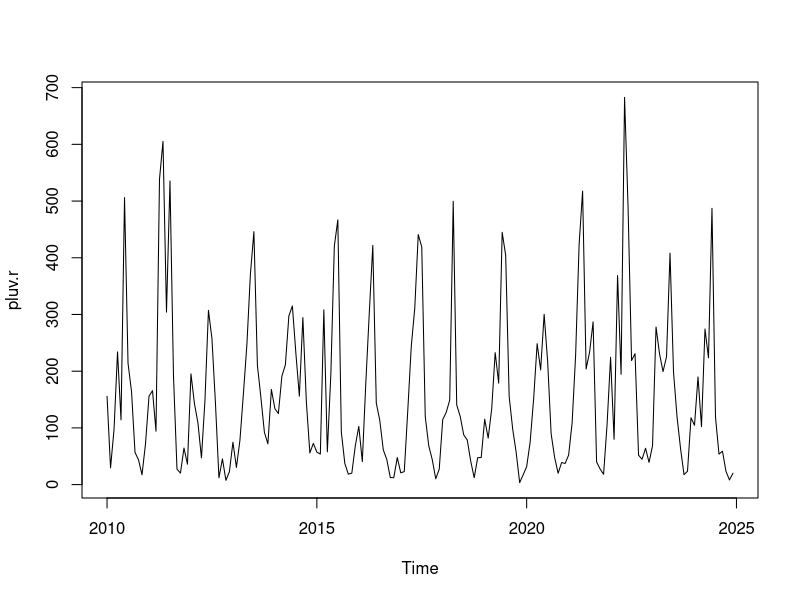
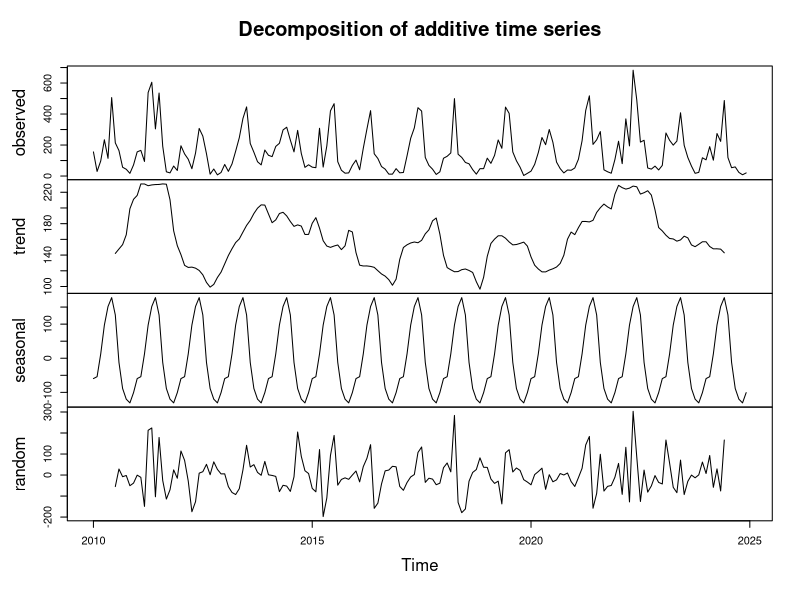
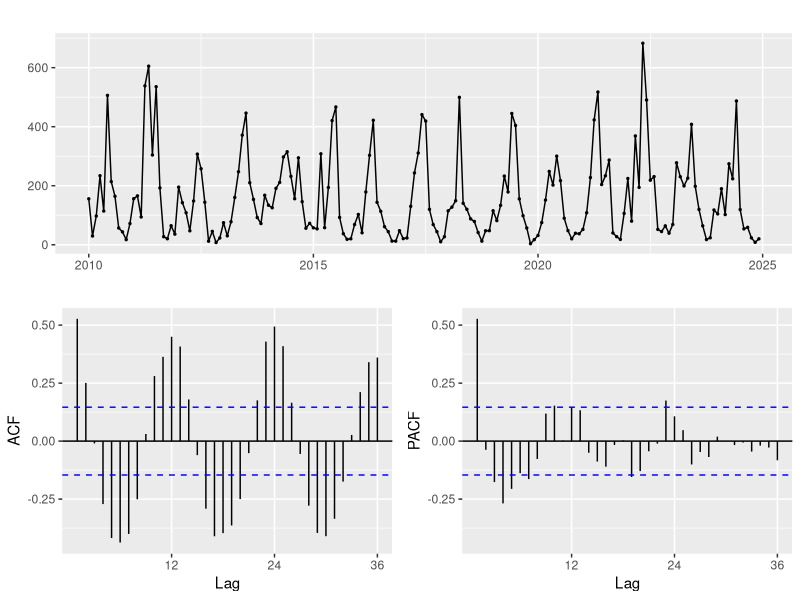
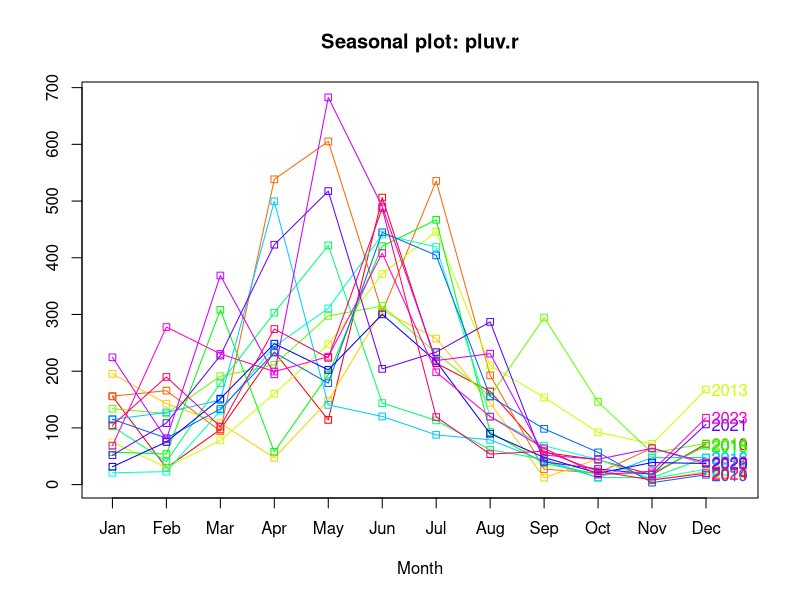
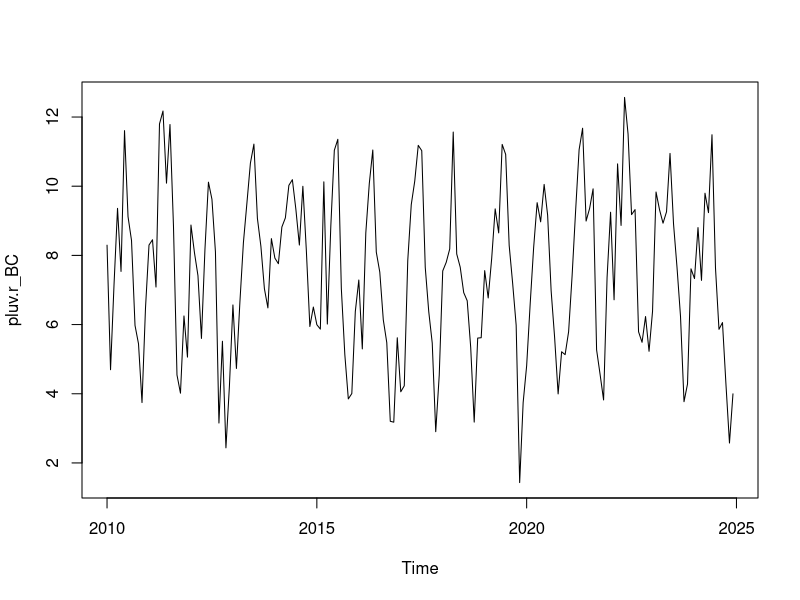
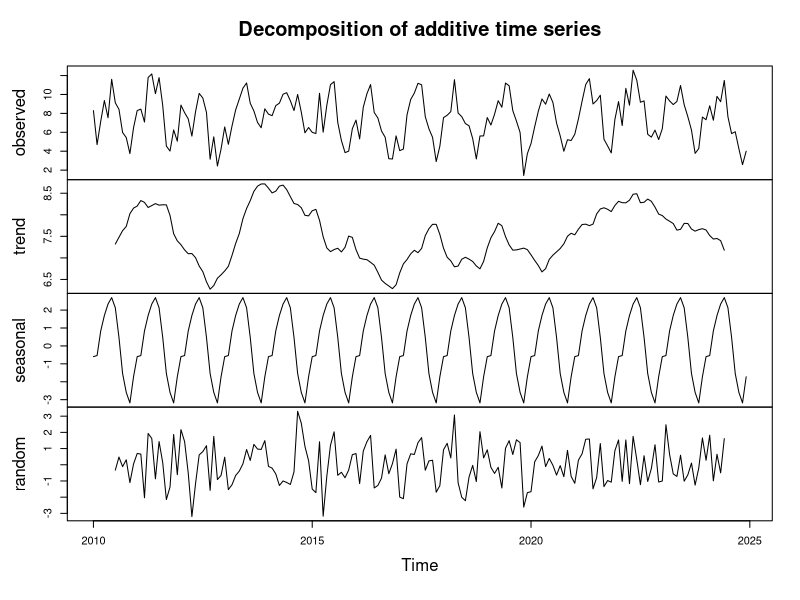
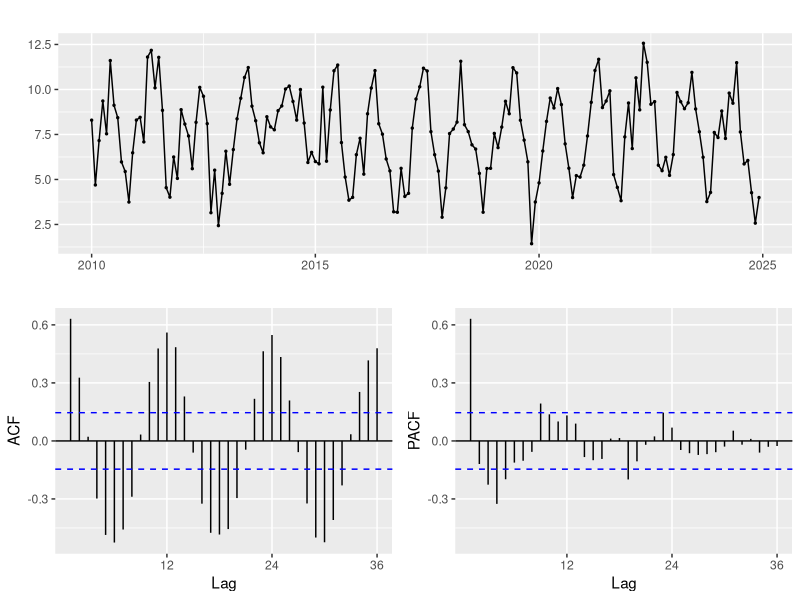
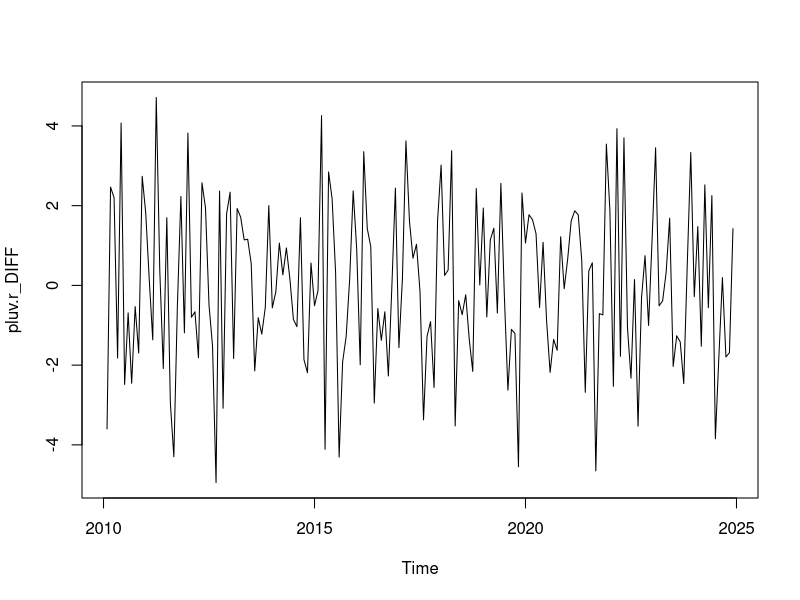

These charts were generated, in order, by the following R code: (Note: this script raises an error after producing the figures.)
# DADOS ATMOSFÉRICOS

# Carregamento dos Dados
library(readxl)
dados <- read_excel("ATM.xlsx", sheet = 11) 
dados
str(dados)

# Previsão de Ventos no Porto do Recife - Próximos 12 meses
# Modelagem SARIMA - Ventos no Porto do Recife
# Pacotes
if(!require(forecast))install.packages("forecast")
library(forecast)
if(!require(lmtest))install.packages("lmtest")
library(lmtest)
if(!require(readxl))install.packages("readxl")
library(readxl)
# Dados
pluv.r <- read_excel("ATM.xlsx", sheet = 11)
pluv.r

# Convertendo em ST
pluv.r <- ts(pluv.r,frequency = 12, start = c(2010,1))
pluv.r
str(pluv.r)

ts.plot(pluv.r)

decomp.pluv.r<-decompose(pluv.r)
plot(decomp.pluv.r)

ggtsdisplay(pluv.r)

# Aferição Gráfica de Sazonalidade
seasonplot(pluv.r, col = rainbow(15), year.labels = T, type = "o", 
           pch = 22)

# Transformação Box-Cox
L <- BoxCox.lambda(pluv.r)
L

pluv.r_BC <- BoxCox(pluv.r, lambda = L)
pluv.r_BC

ts.plot(pluv.r_BC)

decomp.pluv.r_BC<-decompose(pluv.r_BC)
plot(decomp.pluv.r_BC)

ggtsdisplay(pluv.r_BC)

# Nº de Integrações (Diferenciações)
ndiffs(pluv.r_BC)
pluv.r_DIFF <- diff(pluv.r_BC,1)
ts.plot(pluv.r_DIFF)

decomp.pluv.r_DIFF<-decompose(pluv.r_DIFF)
plot(decomp.pluv.r_DIFF)

ggtsdisplay(pluv.r_DIFF) # "contar" "p" e "q"

# Nº de Diferenciações Sazonais # usando a série original
nsdiffs(pluv.r) # Acho que tenho que fazer isso com a série original!!!

pluv.r_DIFF2 <- diff(pluv.r,12)
seasonplot(pluv.r_DIFF2, col = rainbow(15), year.labels = T, type = "o", 
           pch = 22)

ggtsdisplay(pluv.r_DIFF2) # "contar" "P" e "Q"

# Ajustando ARIMA/SARIMA
# Separando os Dados em Treino (train) e Teste (test)
pluv.r_train <- ts(pluv.r[1:126], frequency = 12)
pluv.r_train

pluv.r_test <- ts(pluv.r[127:180], frequency = 12)
pluv.r_test

FIT <- Arima(y = pluv.r_train, order = c(1,1,1), seasonal = c(0,1,1), lambda = L)
summary(FIT)

coeftest(FIT)

# Plotar a Série Treino e Acurácia
plot(pluv.r_train)

lines(FIT$fitted, col = "blue")

accuracy(pluv.r_train, FIT$fitted)

# Calcular o coeficiente de determinação (R²)
# Fazer previsões no conjunto de treino
fitted_values <- FIT$fitted
ss_total <- sum((pluv.r_train - mean(pluv.r_train))^2)
ss_residual <- sum((pluv.r_train - fitted_values)^2)
r_squared <- 1 - (ss_residual / ss_total)
r_squared

# Realizando Agora Forecast para 86 Previsões para Compara com o Teste (test)
predi <- forecast(FIT, h = 54)
predi

plot(predi)

# Plotar as Previsões com a Base de Teste
plot(as.numeric(pluv.r_test), type = "l")

lines(as.numeric(predi$mean), col = "red")

accuracy(as.numeric(pluv.r_test), as.numeric(predi$mean))

# Diagnóstico dos Resíduos do Modelo
tsdiag(FIT)

qqnorm(FIT$residuals)
qqline(FIT$residuals, col = "red")

# Fazer 12 previsões além do banco de dados
FIT_full <- Arima(y = pluv.r, order = c(1,1,1), seasonal = c(1,1,0), lambda = L)
forecast_full <- forecast(FIT_full, h = 12)
forecast_full

plot(forecast_full)
lines(forecast_full$mean, col = "red", type = "o", pch = 16)

# HISTOGRAMAS DE PROBABILIDADE (HR)
# 13. Probabilidades da Incidência de pluv.r
# 13.1. Prev. pluv.r de fev/24
# Geração dos dados simulados
# set.seed(123) # Para reprodutibilidade
dados <- data.frame(pluv.r = rnorm(5000, mean = 141.76, sd = 70))
dados

# Valor de referência para destaque
valor_referencia <- 182

media_valor <- mean(dados$pluv.r) # Calcular a média dos dados
media_valor

# Calcular a probabilidade
probabilidade <- 1 - pnorm(valor_referencia, mean = 141.76, sd = 70)
probabilidade

# Gerar o gráfico ajustado
PLUV_fev <- ggplot(dados, aes(x = pluv.r)) +
  geom_histogram(aes(y = ..density..), binwidth = 22, fill = "blue", color = "black", alpha = 0.7) +
  geom_vline(xintercept = valor_referencia, linetype = "dashed", color = "red", size = 1) +
  geom_vline(xintercept = media_valor, linetype = "dashed", color = "black", size = 1) +
  scale_x_continuous(labels = scales::number_format(big.mark = ".", decimal.mark = ",")) +
  stat_function(
    fun = dnorm,
    args = list(mean = 141.76, sd = 70),
    color = "red", linetype = "solid", size = 1
  ) +
  geom_area(
    stat = "function",
    fun = dnorm,
    args = list(mean = 141.76, sd = 70),
    fill = "red", alpha = 0.5,
    xlim = c(valor_referencia, max(dados$pluv.r))
  ) +
  labs(
    x = "Chuvas - Fevereiro/25 (mmHg)",
    y = "Densidade"
  ) +
  annotate(
    "text", x = 300, y = 0.003,
    label = paste0("Prob = ", round(probabilidade * 100, 2), "%"),
    color = "red", size = 3.9, fontface = "bold"
  ) +
  annotate(
    "text", x = 30, y = 0.005,
    label = paste0("Média = ", round(media_valor, 2)),
    color = "black", size = 3.9, fontface = "bold"
  ) +
  theme_grey()
PLUV_fev

# Prev. pluv.r de mar/24
# Geração dos dados simulados
# set.seed(123) # Para reprodutibilidade
dados <- data.frame(pluv.r = rnorm(5000, mean = 96.41, sd = 83))
dados

# Valor de referência para destaque
valor_referencia <- 200

media_valor <- mean(dados$pluv.r) # Calcular a média dos dados
media_valor

# Calcular a probabilidade
probabilidade <- 1 - pnorm(valor_referencia, mean = 96.41, sd = 83)
probabilidade

# Gerar o gráfico ajustado
PLUV_mar <- ggplot(dados, aes(x = pluv.r)) +
  geom_histogram(aes(y = ..density..), binwidth = 22, fill = "blue", color = "black", alpha = 0.7) +
  geom_vline(xintercept = valor_referencia, linetype = "dashed", color = "red", size = 1) +
  geom_vline(xintercept = media_valor, linetype = "dashed", color = "black", size = 1) +
  scale_x_continuous(labels = scales::number_format(big.mark = ".", decimal.mark = ",")) +
  stat_function(
    fun = dnorm,
    args = list(mean = 96.41, sd = 83),
    color = "red", linetype = "solid", size = 1
  ) +
  geom_area(
    stat = "function",
    fun = dnorm,
    args = list(mean = 96.41, sd = 83),
    fill = "red", alpha = 0.5,
    xlim = c(valor_referencia, max(dados$pluv.r))
  ) +
  labs(
    x = "Chuvas - Março/25 (mmHg)",
    y = "Densidade"
  ) +
  annotate(
    "text", x = 300, y = 0.003,
    label = paste0("Prob = ", round(probabilidade * 100, 2), "%"),
    color = "red", size = 3.9, fontface = "bold"
  ) +
  annotate(
    "text", x = -100, y = 0.003,
    label = paste0("Média = ", round(media_valor, 2)),
    color = "black", size = 3.9, fontface = "bold"
  ) +
  theme_grey()
PLUV_mar

# Prev. pluv.r de abr/24
# Geração dos dados simulados
# set.seed(123) # Para reprodutibilidade
dados <- data.frame(pluv.r = rnorm(5000, mean = 136, sd = 100))
dados

# Valor de referência para destaque
valor_referencia <- 227

media_valor <- mean(dados$pluv.r) # Calcular a média dos dados
media_valor

# Calcular a probabilidade
probabilidade <- 1 - pnorm(valor_referencia, mean = 136, sd = 100)
probabilidade

# Gerar o gráfico ajustado
PLUV_abr <- ggplot(dados, aes(x = pluv.r)) +
  geom_histogram(aes(y = ..density..), binwidth = 22, fill = "blue", color = "black", alpha = 0.7) +
  geom_vline(xintercept = valor_referencia, linetype = "dashed", color = "red", size = 1) +
  geom_vline(xintercept = media_valor, linetype = "dashed", color = "black", size = 1) +
  scale_x_continuous(labels = scales::number_format(big.mark = ".", decimal.mark = ",")) +
  stat_function(
    fun = dnorm,
    args = list(mean = 136, sd = 100),
    color = "red", linetype = "solid", size = 1
  ) +
  geom_area(
    stat = "function",
    fun = dnorm,
    args = list(mean = 136, sd = 100),
    fill = "red", alpha = 0.5,
    xlim = c(valor_referencia, max(dados$pluv.r))
  ) +
  labs(
    x = "Chuvas - Abril/25 (mmHg)",
    y = "Densidade"
  ) +
  annotate(
    "text", x = 400, y = 0.0015,
    label = paste0("Prob = ", round(probabilidade * 100, 2), "%"),
    color = "red", size = 3.9, fontface = "bold"
  ) +
  annotate(
    "text", x = -50, y = 0.003,
    label = paste0("Média = ", round(media_valor, 2)),
    color = "black", size = 3.9, fontface = "bold"
  ) +
  theme_grey()
PLUV_abr

# Prev. pluv.r de mai/24
# Geração dos dados simulados
# set.seed(123) # Para reprodutibilidade
dados <- data.frame(pluv.r = rnorm(5000, mean = 134.49, sd = 100))
dados

# Valor de referência para destaque
valor_referencia <- 300

media_valor <- mean(dados$pluv.r) # Calcular a média dos dados
media_valor

# Calcular a probabilidade
probabilidade <- 1 - pnorm(valor_referencia, mean = 134.49, sd = 100)
probabilidade

# Gerar o gráfico ajustado
PLUV_mai <- ggplot(dados, aes(x = pluv.r)) +
  geom_histogram(aes(y = ..density..), binwidth = 22, fill = "blue", color = "black", alpha = 0.7) +
  geom_vline(xintercept = valor_referencia, linetype = "dashed", color = "red", size = 1) +
  geom_vline(xintercept = media_valor, linetype = "dashed", color = "black", size = 1) +
  scale_x_continuous(labels = scales::number_format(big.mark = ".", decimal.mark = ",")) +
  stat_function(
    fun = dnorm,
    args = list(mean = 134.49, sd = 100),
    color = "red", linetype = "solid", size = 1
  ) +
  geom_area(
    stat = "function",
    fun = dnorm,
    args = list(mean = 134.49, sd = 100),
    fill = "red", alpha = 0.5,
    xlim = c(valor_referencia, max(dados$pluv.r))
  ) +
  labs(
    x = "Chuvas - Maio/25 (mmHg)",
    y = "Densidade"
  ) +
  annotate(
    "text", x = 400, y = 0.0015,
    label = paste0("Prob = ", round(probabilidade * 100, 2), "%"),
    color = "red", size = 3.9, fontface = "bold"
  ) +
  annotate(
    "text", x = -50, y = 0.003,
    label = paste0("Média = ", round(media_valor, 2)),
    color = "black", size = 3.9, fontface = "bold"
  ) +
  theme_grey()
PLUV_mai

library(patchwork)
library(magrittr)
(PLUV_fev + PLUV_mar)/(PLUV_abr + PLUV_mai)

